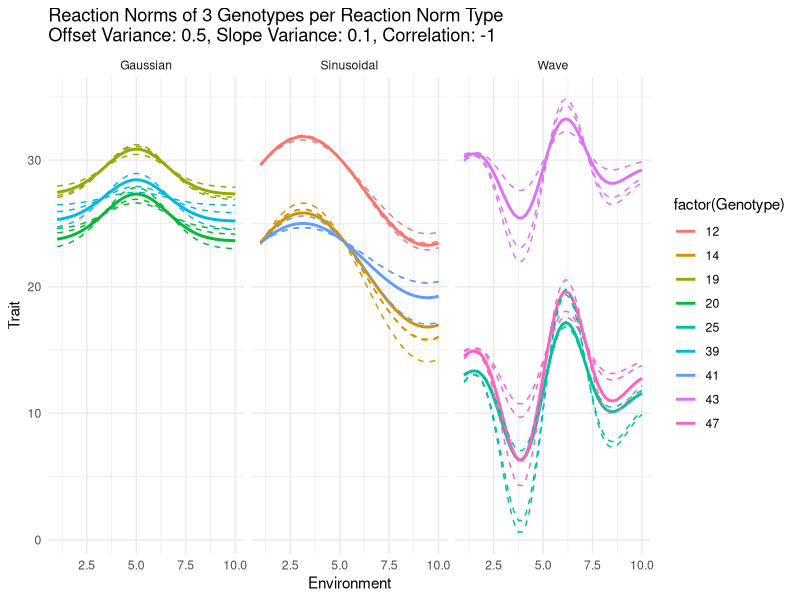
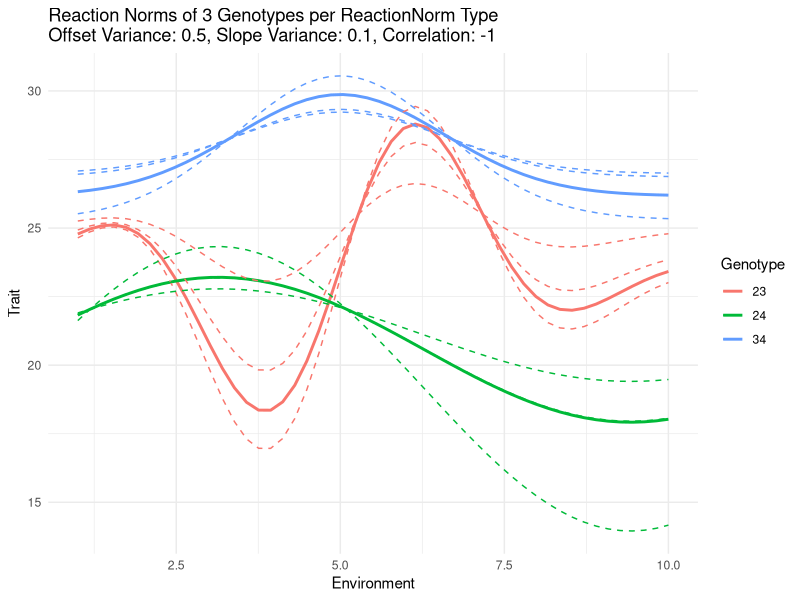

These charts were generated, in order, by the following R code:
# Load required libraries
library(MASS)  # For multivariate normal distributions
library(ggplot2)  # For plotting
library(grid)  # For adding axis arrows

# Set environmental factors and number of genotypes
set.seed(13)
environmental_factors = seq(1, 10, length.out = 50)  # 50 environments
num_genotypes = 50  # Total number of genotypes
num_replicates = 3  # Number of replicates for each genotype

# Function to generate Gaussian-like reaction norm
generate_gaussian_reaction_norm = function(env, base_shift, slope, amplitude = 4, width = 0.2, center = 5) {
  curve = base_shift + slope * amplitude * exp(-width * (env - center)^2)
  return(curve)
}

# Function to generate sinusoidal reaction norm
generate_sinusoidal_reaction_norm = function(env, base_shift, slope, amplitude = 4, frequency = 0.5, phase = 0) {
  curve = base_shift + slope * amplitude * sin(frequency * env + phase)
  return(curve)
}

# Function to generate wave-like reaction norm
generate_wave_reaction_norm = function(env, base_shift, slope, amplitude = 7, frequency = 1.2) {
  curve = base_shift + slope * amplitude * sin(frequency * (env - 5)) * exp(-0.1 * (env - 5)^2)
  return(curve) 
}

# Function to build covariance matrix for random effects
build_cov_matrix = function(var_offset, var_slope, correlation) {
  cov = correlation * sqrt(var_offset * var_slope)
  return(matrix(c(var_offset, cov, cov, var_slope), nrow = 2))
}

# Function to generate replicates using correlated random effects for offset and slope
generate_replicates = function(base_shift, slope, env, norm_function, num_replicates = 3, var_offset = 0.5, var_slope = 0.1, correlation = -1) {
  cov_matrix = build_cov_matrix(var_offset, var_slope, correlation)
  
  replicate_data = do.call(rbind, lapply(1:num_replicates, function(rep) {
    perturbations = MASS::mvrnorm(1, mu = c(0, 0), Sigma = cov_matrix)
    offset_perturbation = perturbations[1]
    slope_perturbation = perturbations[2]
    perturbed_curve = norm_function(env, base_shift + offset_perturbation, slope + slope_perturbation)
    data.frame(
      Environment = env,
      Trait = perturbed_curve,
      Replicate = rep
    )
  }))
  
  return(replicate_data)
}

# Generate fixed effects for all genotypes
base_shifts = runif(num_genotypes, 10, 30)  # Random fixed offset for each genotype
slopes = runif(num_genotypes, 0.5, 1.5)  # Random fixed slope for each genotype
set.seed(123) 
reaction_norm_types = sample(c("Gaussian", "Sinusoidal", "Wave"), num_genotypes, replace = TRUE)

# Function to generate reaction norms for a single genotype
generate_single_reaction_norm = function(genotype_id, norm_type) {
  env = environmental_factors
  base_shift = base_shifts[genotype_id]
  slope = slopes[genotype_id]
  
  # Generate reaction norms based on the assigned type
  if (norm_type == "Gaussian") {
    fixed_curve = generate_gaussian_reaction_norm(env, base_shift, slope)
    replicate_data = generate_replicates(base_shift, slope, env, generate_gaussian_reaction_norm)
  } else if (norm_type == "Sinusoidal") {
    fixed_curve = generate_sinusoidal_reaction_norm(env, base_shift, slope)
    replicate_data = generate_replicates(base_shift, slope, env, generate_sinusoidal_reaction_norm)
  } else {
    fixed_curve = generate_wave_reaction_norm(env, base_shift, slope)
    replicate_data = generate_replicates(base_shift, slope, env, generate_wave_reaction_norm)
  }
  
  # Fixed effect data
  fixed_data = data.frame(
    Environment = env,
    Trait = fixed_curve,
    Genotype = genotype_id,
    ReactionNorm = norm_type
  )
  
  # Replicate data
  replicate_data$Genotype = genotype_id
  replicate_data$ReactionNorm = norm_type
  
  return(list(fixed = fixed_data, replicates = replicate_data))
}


all_reaction_norms = lapply(1:num_genotypes, function(i) {
  generate_single_reaction_norm(i, reaction_norm_types[i])
})

# Combine fixed and replicate data
fixed_data = do.call(rbind, lapply(all_reaction_norms, function(x) x$fixed))
replicate_data = do.call(rbind, lapply(all_reaction_norms, function(x) x$replicates))



create_plot = function(fixed_data, replicate_data, genotypes_per_plot = 3, var_offset = 0.5, var_slope = 0.1, correlation = -1,  show_replicates = TRUE) {
  
  selected_genotypes = lapply(unique(fixed_data$ReactionNorm), function(norm) {
    norm_data = fixed_data[fixed_data$ReactionNorm == norm, ]
    sample(unique(norm_data$Genotype), genotypes_per_plot, replace = FALSE)
  })
  selected_genotypes = unlist(selected_genotypes)
  
  # Filter fixed and replicate data for selected genotypes
  plot_fixed_data = fixed_data[fixed_data$Genotype %in% selected_genotypes, ]
  plot_replicate_data = replicate_data[replicate_data$Genotype %in% selected_genotypes, ]
  
  # Create the plot title
  plot_title = paste0(
    "Reaction Norms of ", genotypes_per_plot, " Genotypes per Reaction Norm Type\n",
    "Offset Variance: ", var_offset, 
    ", Slope Variance: ", var_slope, 
    ", Correlation: ", correlation
  )
  
  # Base plot with fixed effects 
  p = ggplot() +
    geom_line(data = plot_fixed_data, 
              aes(x = Environment, y = Trait, color = factor(Genotype), 
                  group = interaction(Genotype, ReactionNorm)), 
              size = 1) +
    facet_wrap(~ ReactionNorm) +  # Separate plots for each ReactionNorm type
    labs(title = plot_title, x = "Environment", y = "Trait") +
    theme_minimal() +
    theme(legend.position = "right")
  
  # Add replicates as dashed lines if show_replicates = TRUE
  if (show_replicates) {
    p = p + geom_line(data = plot_replicate_data, 
                       aes(x = Environment, y = Trait, color = factor(Genotype), 
                           group = interaction(Genotype, ReactionNorm, Replicate)), 
                       linetype = "dashed", size = 0.5)
  }
  
  return(p)
}

create_plot2 = function(fixed_data, replicate_data, genotypes_per_plot = 3, 
                         var_offset = 0.5, var_slope = 0.1, correlation = -1, 
                         show_replicates = TRUE) {
  # Randomly sample the specified number of genotypes
  selected_genotypes = sample(unique(fixed_data$Genotype), genotypes_per_plot, replace = FALSE)
  
  # Filter the fixed and replicate data
  plot_fixed = fixed_data[fixed_data$Genotype %in% selected_genotypes, ]
  plot_replicates = replicate_data[replicate_data$Genotype %in% selected_genotypes, ]
  
  # Create the plot title
  plot_title = paste0(
    "Reaction Norms of ", genotypes_per_plot, " Genotypes per ReactionNorm Type\n",
    "Offset Variance: ", var_offset, 
    ", Slope Variance: ", var_slope, 
    ", Correlation: ", correlation
  )
  
  # Plot fixed effects as solid lines
  p = ggplot(plot_fixed, aes(x = Environment, y = Trait, color = factor(Genotype))) +
    geom_line(aes(group = Genotype), size = 1, linetype = "solid") +
    labs(title = plot_title, x = "Environment", y = "Trait", color = "Genotype") +  # Use plot_title here
    theme_minimal()
  
  # Add replicates if enabled
  if (show_replicates) {
    p = p + geom_line(data = plot_replicates,
                       aes(group = interaction(Genotype, Replicate), 
                           color = factor(Genotype)), 
                       size = 0.5, linetype = "dashed")
  }
  
  return(p)
}



# Generate and save plots
pdf("reaction_norms_separated_and_mixed.pdf", width = 12, height = 8)
print(create_plot(fixed_data, replicate_data))
print(create_plot2(fixed_data, replicate_data))
dev.off()
